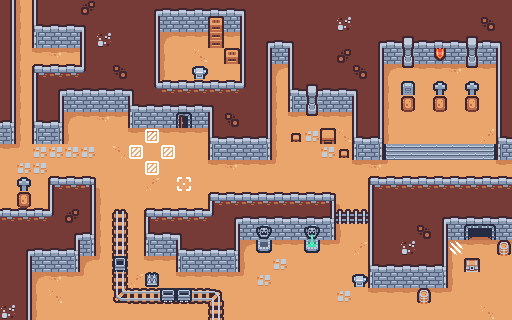

Below is a game level as drawn by its tile map, then a one-line description and the .tmx that defines it (tile-layer data replaced by summaries):
An orthogonal 32x20 tile map with 16x16 px tiles, 3 tile layers (Dungeon, Objects, Carts) and 15 objects (14x CollisionBlocks, Player).

<map version="1.10" tiledversion="1.11.2" orientation="orthogonal" renderorder="right-down" width="32" height="20" tilewidth="16" tileheight="16" infinite="0" nextlayerid="8" nextobjectid="18">
 <tileset firstgid="1" source="kenny-tiny-dungeon.tsx" />
 <layer id="1" name="Dungeon" width="32" height="20">
  <data>[640 cells, 640 non-empty, 40 distinct tile ids]</data>
 </layer>
 <layer id="4" name="Objects" width="32" height="20">
  <data>[640 cells, 46 non-empty, 21 distinct tile ids]</data>
 </layer>
 <layer id="5" name="Carts" width="32" height="20">
  <data>[640 cells, 3 non-empty, 2 distinct tile ids]</data>
 </layer>
 <objectgroup id="6" name="Spawnpoints">
  <object id="3" name="Player" type="Player" x="152" y="152" width="32" height="32" />
 </objectgroup>
 <objectgroup id="7" name="CollisionBlocks" class="CollisionBlocks">
  <object id="4" name="CollisionBlock" type="CollisionBlocks" x="34" y="1">
   <polygon points="0,0 -1,44 48,45 48,67 1,67 -1,141 29,141 29,110 96,110 96,126 143,126 144,120 155,120 157,125 174,125 174,157 235,157 236,60 254,60 254,108 273,108 279,113 287,108 318,109 319,158 348,157 349,61 369,61 373,65 380,61 432,62 439,65 446,61 461,61 462,158 477,158 478,-2 166,-1 166,30 174,30 175,46 189,46 189,31 206,31 205,49 192,49 192,61 206,61 206,80 172,79 173,68 159,68 160,78 125,78 125,28 164,28 164,-1" />
  </object>
  <object id="5" name="CollisionBlock" type="CollisionBlocks" x="512" y="183">
   <polygon points="0,0 -142,0 -144,91 -157,91 -157,100 -144,101 -143,104 -95,103 -94,118 -81,118 -81,106 -65,105 -65,56 -44,56 -42,49 -24,49 -19,56 -15,56 -15,71 -1,71" />
  </object>
  <object id="6" name="CollisionBlock" type="CollisionBlocks" x="333" y="201">
   <polygon points="0,0 -121,1 -121,13 -187,13 -187,53 -158,54 -157,70 -94,69 -94,38 -77,38 -75,50 -64,50 -62,39 -29,39 -26,47 -16,47 -14,39 2,39" />
  </object>
  <object id="7" name="CollisionBlock" type="CollisionBlocks" x="94" y="183">
   <polygon points="0,0 -44,0 -44,32 -64,31 -63,10 -79,9 -78,30 -94,30 -94,136 -63,136 -62,87 -17,87 -15,71 0,72" />
  </object>
  <object id="8" name="CollisionBlock" type="CollisionBlocks" x="15" y="1">
   <polygon points="0,0 -1,142 -15,143 -14,-1" />
  </object>
  <object id="9" name="CollisionBlock" type="CollisionBlocks" x="113" y="210">
   <polygon points="0,0 1,90 94,92 95,109 111,109 107,80 47,78 46,62 32,62 31,77 16,77 15,-1" />
  </object>
  <object id="10" name="CollisionBlock" type="CollisionBlocks" x="337" y="211">
   <polygon points="0,0 30,0 29,12 0,13" />
  </object>
  <object id="11" name="CollisionBlock" type="CollisionBlocks" x="466" y="258">
   <polygon points="0,0 13,0 14,13 -1,13" />
  </object>
  <object id="12" name="CollisionBlock" type="CollisionBlocks" x="322" y="129">
   <polygon points="0,0 13,0 13,13 1,13" />
  </object>
  <object id="13" name="CollisionBlock" type="CollisionBlocks" x="340" y="150">
   <polygon points="0,0 8,0 8,8 1,6" />
  </object>
  <object id="14" name="CollisionBlock" type="CollisionBlocks" x="293" y="135">
   <polygon points="0,0 6,-1 7,5 1,6" />
  </object>
  <object id="15" name="CollisionBlock" type="CollisionBlocks" x="403" y="96">
   <polygon points="0,0 11,0 11,14 -2,14" />
  </object>
  <object id="16" name="CollisionBlock" type="CollisionBlocks" x="433" y="96">
   <polygon points="0,0 13,0 13,12 2,12" />
  </object>
  <object id="17" name="CollisionBlock" type="CollisionBlocks" x="466" y="96">
   <polygon points="0,0 12,0 12,13 -2,13" />
  </object>
 </objectgroup>
</map>
